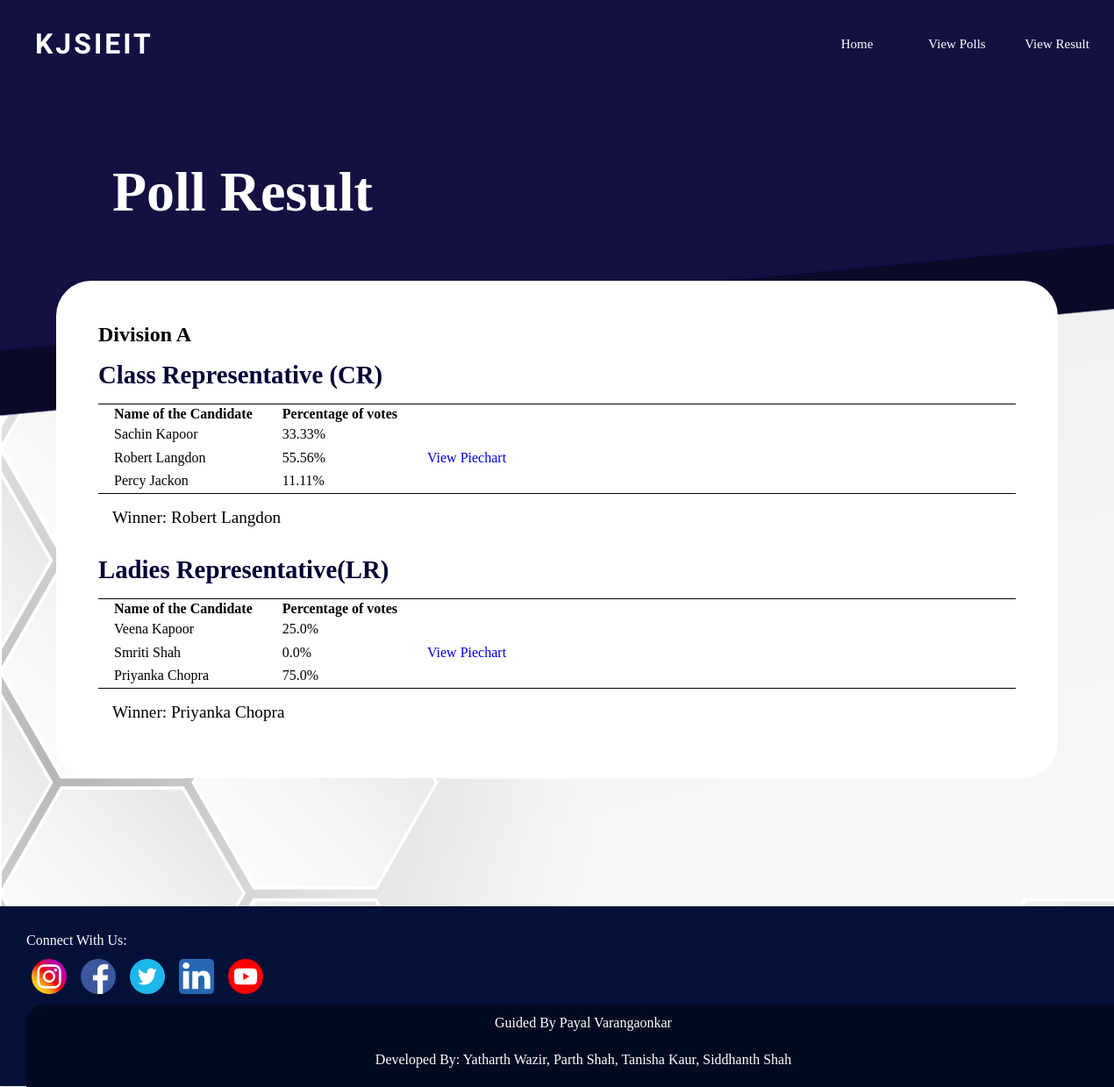
/result_a/, run on an earlier commit of the app's database.
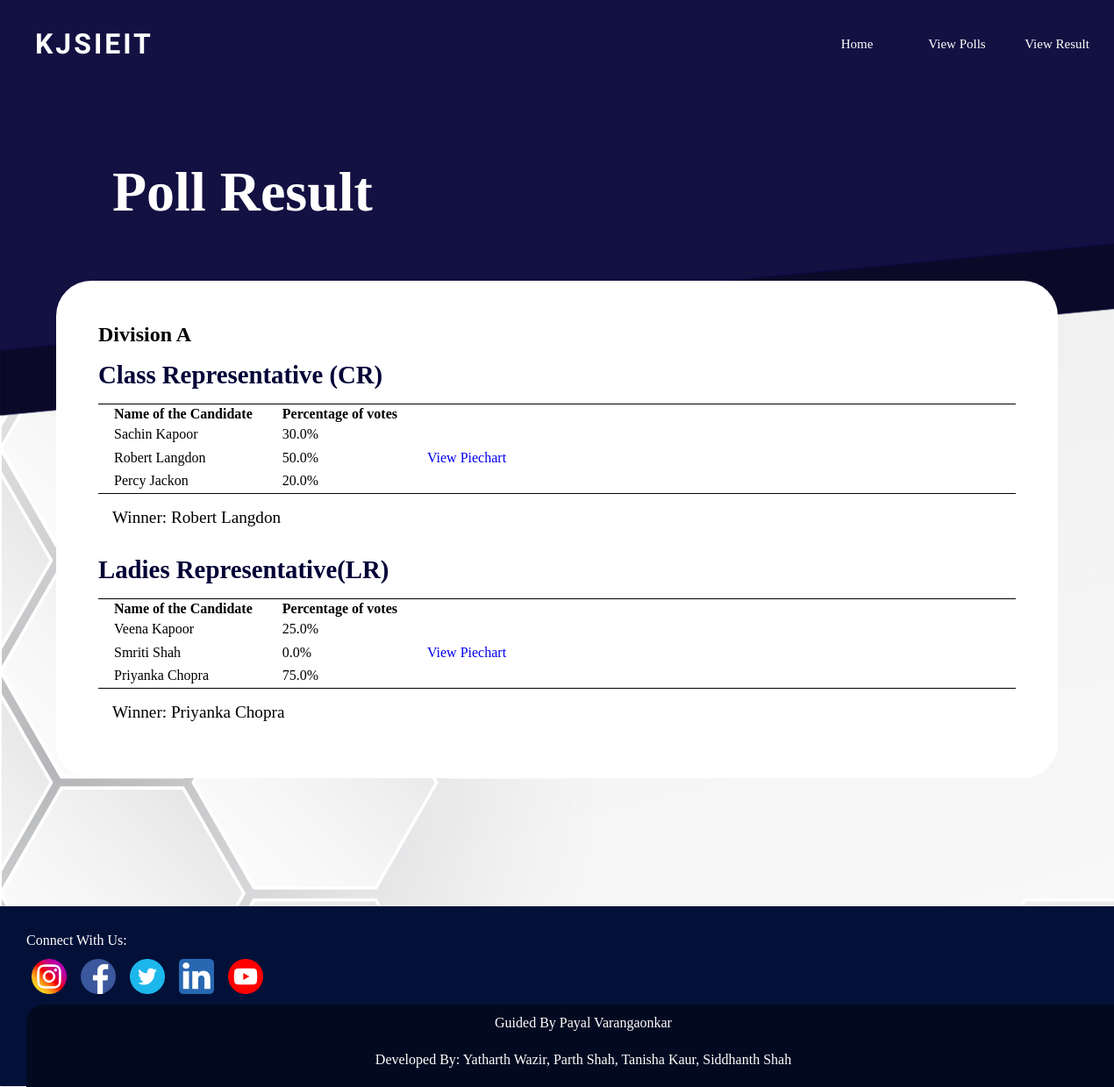
And on a later commit of the database.
### vote/models.py (models this page shows, shortened)
class ADivPoll(models.Model):
    Elections_for = models.TextField(max_length=30, null=True)
    candidate_1 = models.CharField(max_length=30, null=True)
    candidate_2 = models.CharField(max_length=30, null=True)
    candidate_3 = models.CharField(max_length=30, null=True)
    candidate_1_count = models.IntegerField(default=0)
    candidate_2_count = models.IntegerField(default=0)
    candidate_3_count = models.IntegerField(default=0)
    def total(self):
        return self.candidate_1_count + self.candidate_2_count + self.candidate_3_count
    def percentage_candidate_1(self):
        if self.total()==0:
            return 0
        else:
            return round((self.candidate_1_count / self.total()) * 100,2)
    def percentage_candidate_2(self):
        if self.total()==0:
            return 0
        else:
            return round((self.candidate_2_count / self.total()) * 100,2)
    def percentage_candidate_3(self):
        if self.total()==0:
            return 0
        else:
            return round((self.candidate_3_count / self.total()) * 100,2)

### vote/views.py (the view)
# urls.py: path('result_a/',views.resultA, name='result-A'),
def resultA(request):
    pollA = ADivPoll.objects.all()
    context = {'pollA':pollA,}
    return render(request,'vote/result_a.html',context)

### vote/templates/vote/result_a.html (shortened to what this page needs)
{% extends 'vote/a_finalnav.html' %}
{% block content %}
<!DOCTYPE html>
<html lang="en">
<head>
    {% load static %}
    <link rel="stylesheet" href="{% static 'vote/css/results.css' %}">
</head>
<body>
<div class="panel">
    <div class="panel-heading"><h1>Poll Result</h1></div>
    <div class="panel-body">
        <div class="Div">
        <h2>Division A</h2>
        {% for poll in pollA %}
        <div class="title">
            <h2>{{ poll.Elections_for }}</h2>
        </div>
        <div class="list">
            <ul class="list-group">
                <table>
                    <tr>
                        <th>Name of the Candidate</th>
                        <th>Percentage of votes</th>
                    </tr>
                    <tr>
                        <td>{{ poll.candidate_1 }}</td>
                        <td>{{poll.percentage_candidate_1}}%</td>
                    </tr>
                    <tr>
                        <td>{{poll.candidate_2}}</td>
                        <td>{{poll.percentage_candidate_2}}%</td>
                        <td><a href="{% url 'piechart-A' poll.id %}">View Piechart</a></td>
                    </tr>
                    <tr>
                        <td>{{poll.candidate_3}}</td>
                        <td>{{poll.percentage_candidate_3}}%</td>
                    </tr>
                </table>
            </ul>
        </div>
        <div class="panel-footer">
            {% if poll.percentage_candidate_1 > poll.percentage_candidate_2 and poll.percentage_candidate_1 > poll.percentage_candidate_3 %}
                <p><strong>Winner: {{poll.candidate_1}}</strong></p>
            {% elif poll.percentage_candidate_2 > poll.percentage_candidate_1 and poll.percentage_candidate_2 > poll.percentage_candidate_3 %}
                <p>Winner: {{poll.candidate_2}}</p>
            {% elif poll.percentage_candidate_3 > poll.percentage_candidate_1 and poll.percentage_candidate_3 > poll.percentage_candidate_2 %}
                <p>Winner: {{poll.candidate_3}}</p>
            {% elif poll.percentage_candidate_1 == poll.percentage_candidate_2 and poll.percentage_candidate_1 > poll.percentage_candidate_3%}
                <p>Tie between {{poll.candidate_1}} and {{poll.candidate_2}}</p>
            {% elif poll.percentage_candidate_1 == poll.percentage_candidate_3 and poll.percentage_candidate_1 > poll.percentage_candidate_2 %}
                <p>Tie between: {{poll.candidate_1}} and {{poll.candidate_3}}</p>
            {% elif poll.percentage_candidate_2 == poll.percentage_candidate_3 and poll.percentage_candidate_2 > poll.percentage_candidate_1 %}
                <p>Tie between: {{poll.candidate_2}} and {{poll.candidate_3}}</p>
            {% else %}
                <p>All have the same number of votes</h2>
            {% endif %}
        </div>
        {% endfor %}
        </div>
    </div>
    </div>
</body>
    {% endblock %}

What changed in the data, as far as the page shows it:
changed ADivPoll "Class Representative (CR)": percentage_candidate_1 "33.33" → "30.0"; percentage_candidate_2 "55.56" → "50.0"; percentage_candidate_3 "11.11" → "20.0"
